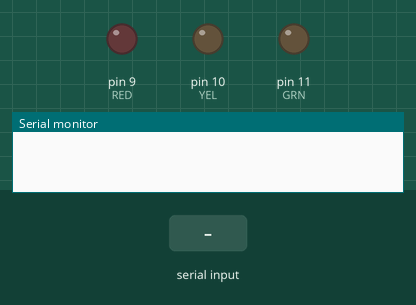
Recording of a sketch running on a simulated Arduino Uno, built with avr-gcc and run on an emulated ATmega328P. On the bench: output pins drawn as LEDs (lit = HIGH), the last lines printed to the serial monitor. The test bench sets the inputs (shaded band).

Above: at 1.2 s.
1.3 s: "N" received over Serial
At 2.6 s:
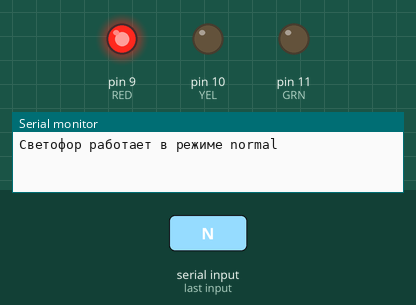
4.3 s: "S" received over Serial
At 6.4 s:
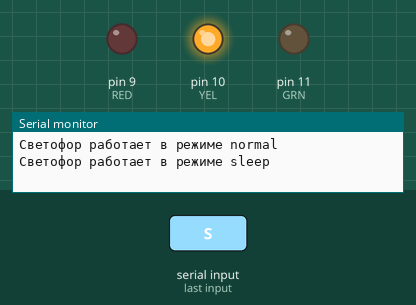
6.5 s: "R" received over Serial
At 7.7 s:
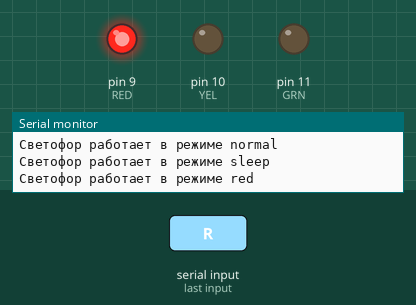
Timing chart, 0 to 9.5 s (numbered marks = the images above; inputs shaded):
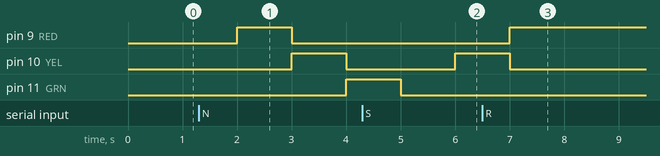

The sketch:

sketch_oct28a.ino
```cpp
#define RED 9
#define YEL 10
#define GRN 11
int state = 0;
char mode;
void setup() {
  pinMode(RED, OUTPUT);
  pinMode(YEL, OUTPUT);
  pinMode(GRN, OUTPUT);
  Serial.begin(9600);
}
void loop() {
  while(Serial.available() > 0){
    char readChar = Serial.read();
    switch(toupper(readChar)){
      case 'N':{
        Serial.println("Светофор работает в режиме normal");
        state = 1;
        mode = 'N';
        break;
      }
      case 'S':{
        Serial.println("Светофор работает в режиме sleep");
        state = 2;
        mode = 'S';
        break;
      }
      case 'R':{
        Serial.println("Светофор работает в режиме red");
        mode = 'R';
        break;
      }
      case 'G':{
        Serial.println("Светофор работает в режиме green");
        mode = 'G';
        break;
      }
    }
  }
  switch(mode){
    case 'N': normalMode(); break;
    case 'S': sleepMode(); break;
    case 'R': {
      state = 1;
      setLight();
    break;
    }
    case 'G': {
      state = 3;
      setLight();
    break;
    }
  }
  delay(1000);
}

void normalMode(){
  setLight();
  state == 3 ? state = 1 : state++;
}

void sleepMode(){
  digitalWrite(RED, LOW);
  state == 2 ? state = 0 : state = 2;
  setLight();
  digitalWrite(GRN, LOW);
}

void setLight(){
  state == 1 ? digitalWrite(RED, HIGH) : digitalWrite(RED, LOW);
  state == 2 ? digitalWrite(YEL, HIGH) : digitalWrite(YEL, LOW);
  state == 3 ? digitalWrite(GRN, HIGH) : digitalWrite(GRN, LOW);
}
```

Measured:
- after the input at 1.3 s, pin 9 (RED): LOW → HIGH after 0.70 s, → LOW 1.0 s later; pin 10 (YEL): LOW → HIGH after 1.7 s, → LOW 1.0 s later; pin 11 (GRN): LOW → HIGH after 2.7 s
- after the input at 4.3 s, pin 9 (RED): stays LOW (without the input it goes to HIGH after 0.70 s)
- after the input at 6.5 s, pin 9 (RED): LOW → HIGH after 0.50 s; pin 10 (YEL): goes on until 7.0 s, then stays LOW
